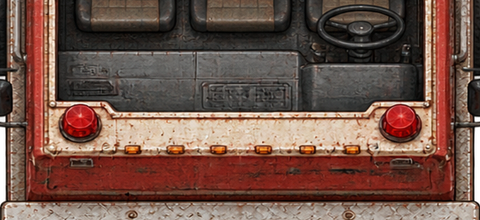
#> input picture dev/art/m4/woz-strazacki/front-before-detail.png, 480 x 220 px, given in place of roof-off-v3.png, which was not available
$ python compose.py
#> lines starting #> are read from the running program, lines starting #| are printed output that depends on the picture; pictures that were not available may be replaced by others from this repository, and a replacement may not be noted
### dev/art/m4/woz-strazacki/frame.py
"""Fit generated alpha into the catalog frame and restore the planned body width.

Only cropping and resampling; no painting or alpha extraction. Both variants
share this transform. The edited roof is registered to the calibrated cutaway.
"""
from pathlib import Path
from PIL import Image

HERE = Path(__file__).resolve().parent
SIZE = (600,1650)
DEST = (10,55,590,1595)
Y_MAP = [(55,55),(690,750),(915,975),(1595,1595)]

def bounds(image):
    return image.getchannel("A").point(lambda v:255 if v > 8 else 0).getbbox()

def fit(source, target):
#> called with target = (10, 55, 590, 1595)
    image = Image.open(source).convert("RGBA")
#> image is the input picture: PIL image 480x220 RGBA; mean R, G, B, A 109.7, 79.8, 69.3, 250.3
    crop = bounds(image)
#> crop = (0, 0, 480, 220)
    fitted = image.crop(crop).resize((target[2]-target[0],target[3]-target[1]),Image.Resampling.LANCZOS)
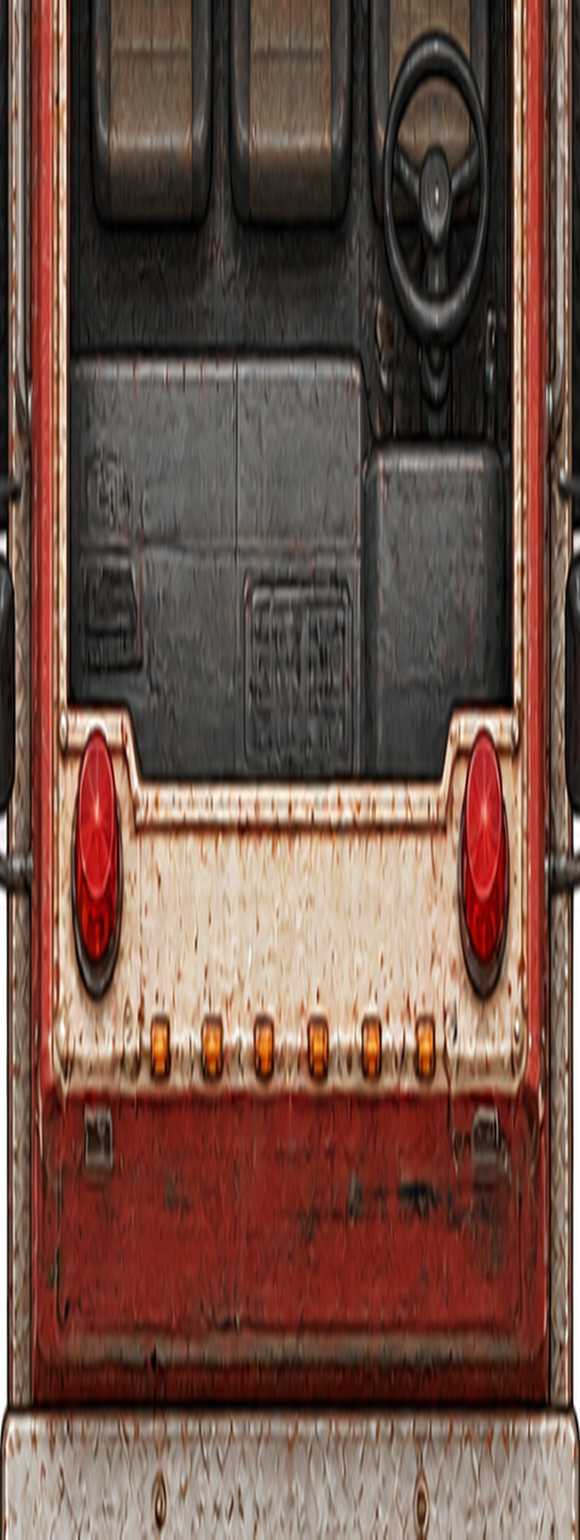
#> fitted: PIL image 580x1540 RGBA; mean R, G, B, A 109.2, 79.5, 69, 250.3; transparent parts drawn white
    result = Image.new("RGBA",SIZE)
#> result: PIL image 600x1650 RGBA; every value is 0
    result.paste(fitted,target[:2])
    print({"source":source.name,"crop":crop,"target":target})
#| {'source': 'roof-off-v3.png', 'crop': (0, 0, 480, 220), 'target': (10, 55, 590, 1595)}
    return result

def frame(source):
    fitted = fit(source,DEST)
    result = fitted.copy()
    for (a,x),(b,y) in zip(Y_MAP,Y_MAP[1:]):
        band = fitted.crop((0,a,SIZE[0],b)).resize((SIZE[0],y-x),Image.Resampling.LANCZOS)
        result.paste(band,(0,x))
#> this loop made 3 passes
#> pass 1, in frame, `band = fitted.crop((0,a,SIZE[0],b)).resize((SIZE[0],y-x),Image.Resampl..`:
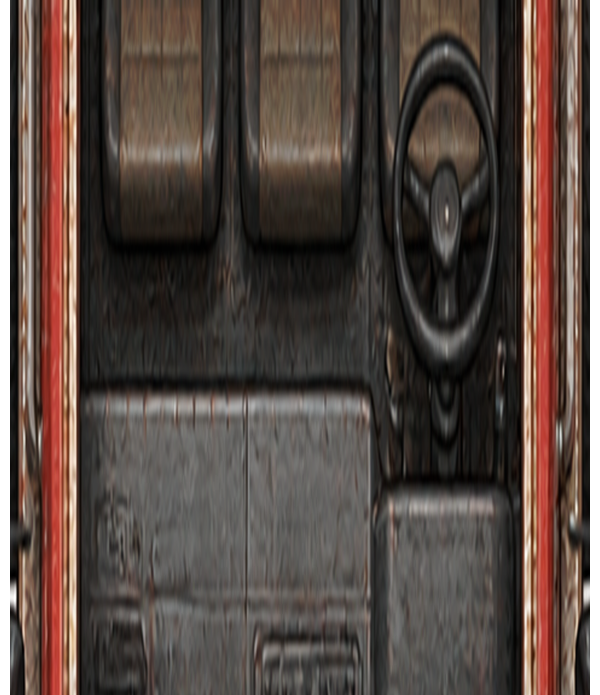
#> band: PIL image 600x695 RGBA; mean R, G, B, A 76.9, 63.3, 57.1, 244; transparent parts drawn white
    return result

def register_edit(source, reference):
    return fit(source,bounds(reference))
#> call 2 of fit, with target = (10, 55, 590, 1595)
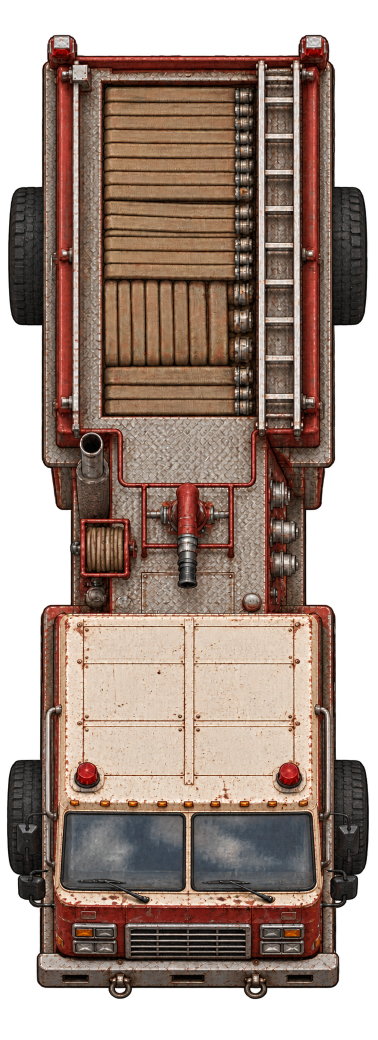
#> input picture dev/art/m4/woz-strazacki/roof-on-proportions-v2.png, 756 x 2079 px (shown at 1/2 size)
#> in fit, image is the input picture: PIL image 756x2079 RGBA; mean R, G, B, A 95.4, 76, 65.8, 184.1
#> in fit (call 2), `crop = bounds(image)`: crop = (13, 69, 738, 1999)
#| {'source': 'roof-on-proportions-v2.png', 'crop': (13, 69, 738, 1999), 'target': (10, 55, 590, 1595)}

# [2 lines that do not run on import are left out]

### dev/art/m4/woz-strazacki/compose.py
"""Composite only the cab roof over a canonical cutaway; share all other pixels."""
import sys
from PIL import Image, ImageDraw, ImageChops

sys.dont_write_bytecode = True
from frame import HERE, frame, register_edit

CAB = (83,985,519,1480)
FRONT = (80,1390,523,1523)
FEATHER = 6

def region_mask(size, bounds):
#> called with size = (600, 1650), bounds = (83, 985, 519, 1480)
    mask = Image.new("L",size)
#> mask: PIL image 600x1650 L; every value is 0
    draw = ImageDraw.Draw(mask)
    x0,y0,x1,y1 = bounds
    for inset in range(FEATHER+1):
        draw.rounded_rectangle((x0+inset,y0+inset,x1-inset-1,y1-inset-1),
                               radius=max(1,15-inset),fill=round(255*inset/FEATHER))
    return mask

def compose():
    original = frame(HERE / "roof-off-v3.png")
    roof = register_edit(HERE / "roof-on-proportions-v2.png",original)
    roof_mask = region_mask(original.size,CAB)
    # The approved roof-on version remains exactly as previously delivered.
    closed = Image.composite(roof,original,roof_mask)
    front = register_edit(HERE / "roof-off-front-v1.png",original)
#> call 3 of fit, with target = (10, 55, 590, 1595)
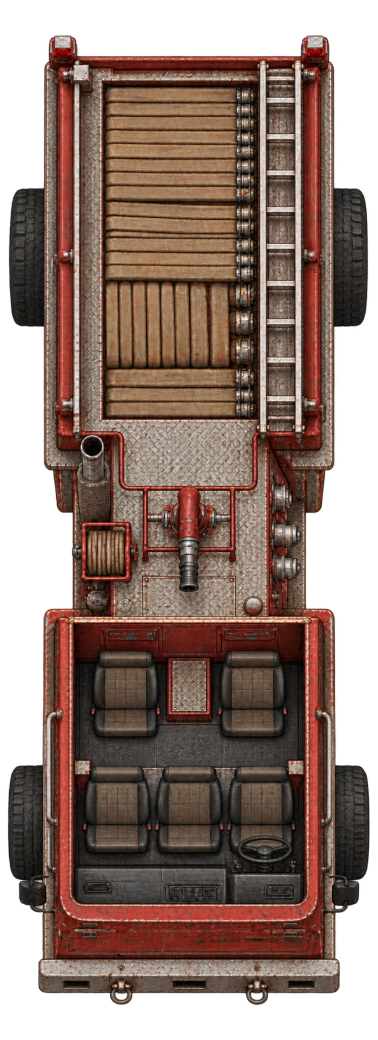
#> input picture dev/art/m4/woz-strazacki/roof-off-front-v1.png, 756 x 2079 px (shown at 1/2 size)
#> in fit, image is the input picture: PIL image 756x2079 RGBA; mean R, G, B, A 79.1, 57.4, 48.3, 183.7
#> in fit (call 3), `crop = bounds(image)`: crop = (15, 69, 740, 2011)
#> in fit (call 3), `fitted = image.crop(crop).resize((target[2]-target[0],target[3]-target..`:
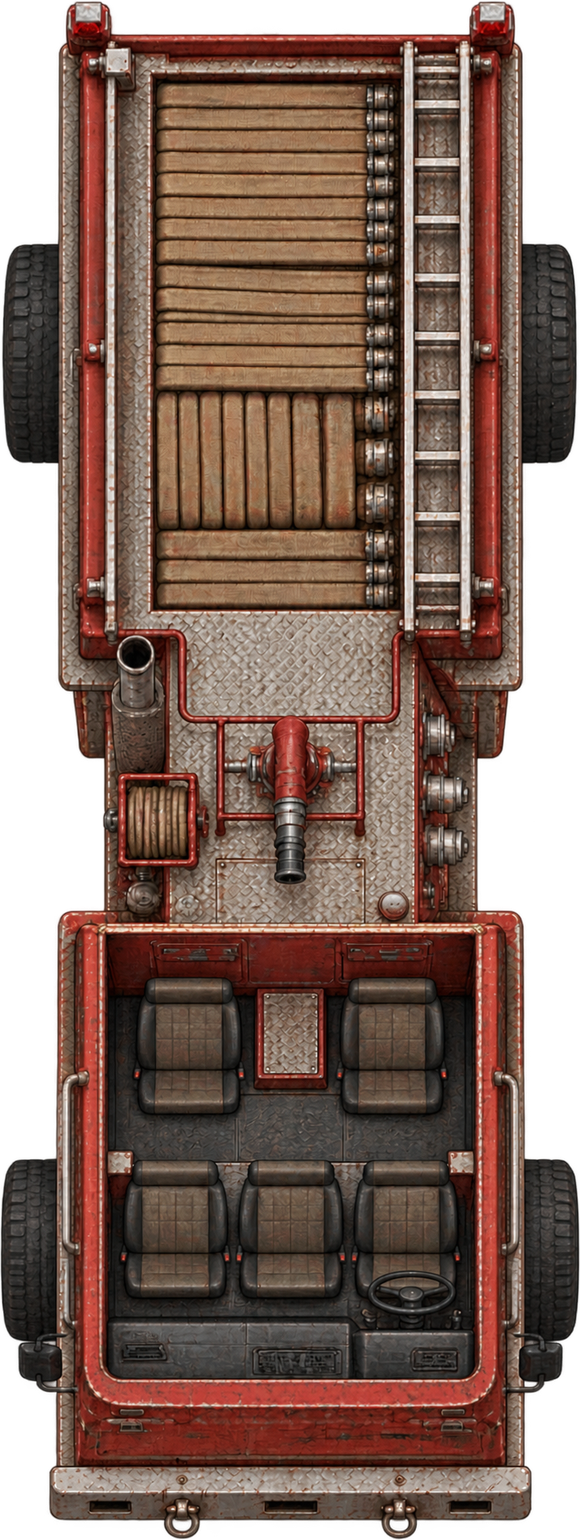
#> fitted: PIL image 580x1540 RGBA; mean R, G, B, A 88, 63.9, 53.7, 205; transparent parts drawn white
#| {'source': 'roof-off-front-v1.png', 'crop': (15, 69, 740, 2011), 'target': (10, 55, 590, 1595)}
    front_mask = region_mask(original.size,FRONT)
    opened = Image.composite(front,original,front_mask)
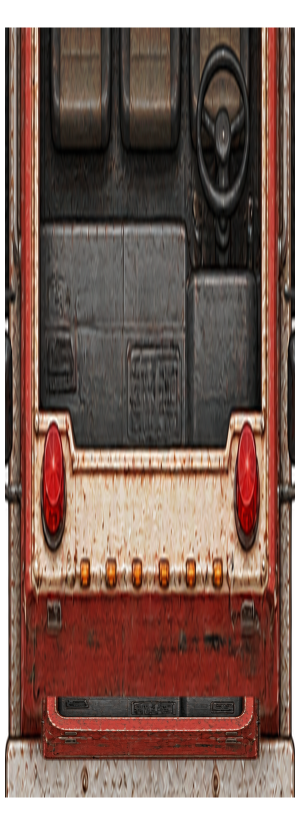
#> opened: PIL image 600x1650 RGBA (shown at 1/2 size); mean R, G, B, A 97.2, 70.4, 61.3, 226; transparent parts drawn white
    opened.putalpha(original.getchannel("A"))
    closed.putalpha(opened.getchannel("A"))
    return opened,closed,ImageChops.lighter(roof_mask,front_mask),front_mask

if __name__ == "__main__":
    opened,closed,mask,front_mask = compose()
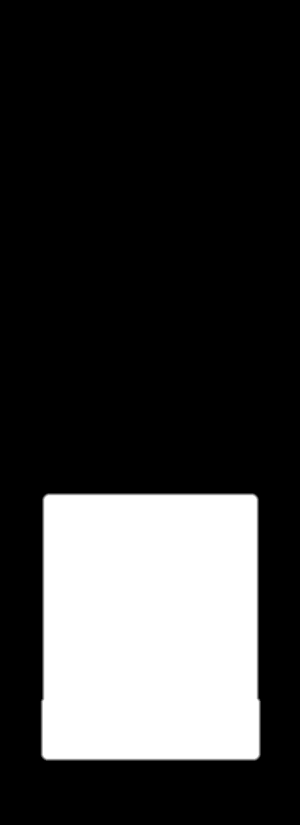
#> mask: PIL image 600x1650 L (shown at 1/2 size); min 0, max 255, mean 58.9
    opened.save(HERE / "roof-off-native.png")
    closed.save(HERE / "roof-on-native.png")
    mask.save(HERE / "roof-mask.png")
    front_mask.save(HERE / "front-mask.png")
    opened.save(HERE.parent / "in/wnetrza/woz-strazacki.png")
    closed.save(HERE.parent / "in/pojazdy/woz-strazacki.png")
